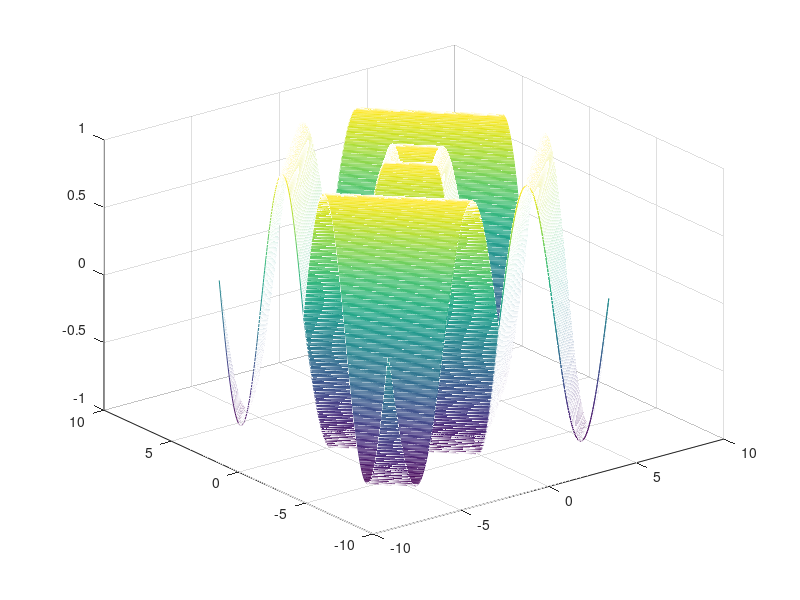
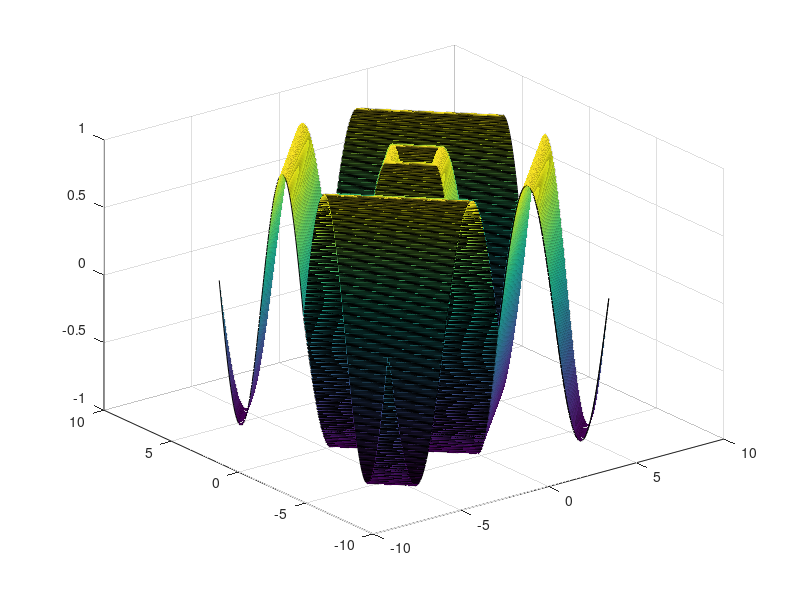
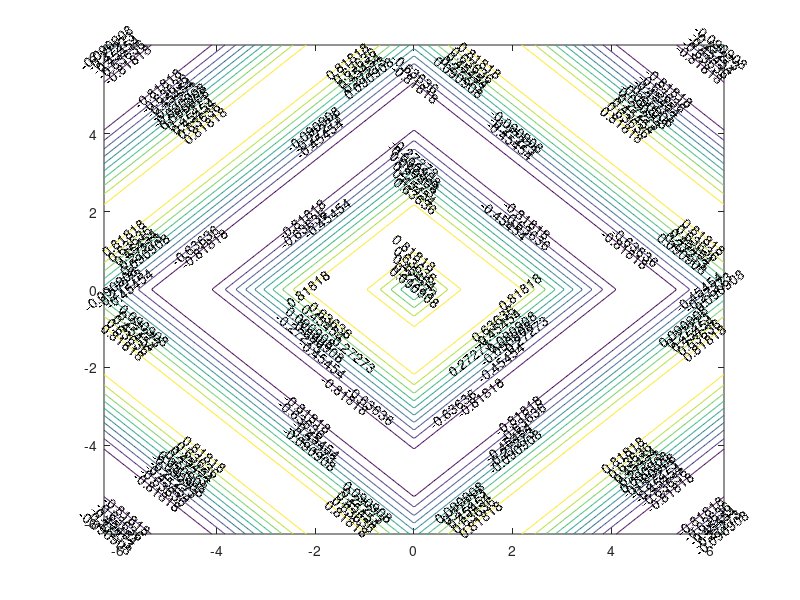

The MATLAB source for these figures, in order:
x = linspace(-2*pi,2*pi,400);
y = x;
[X,Y] = meshgrid(x,y);
F = sin(abs(X)+abs(Y));
mesh(X,Y,F);
figure
surf(X,Y,F);
figure
contour(X,Y,F,'ShowText','on');